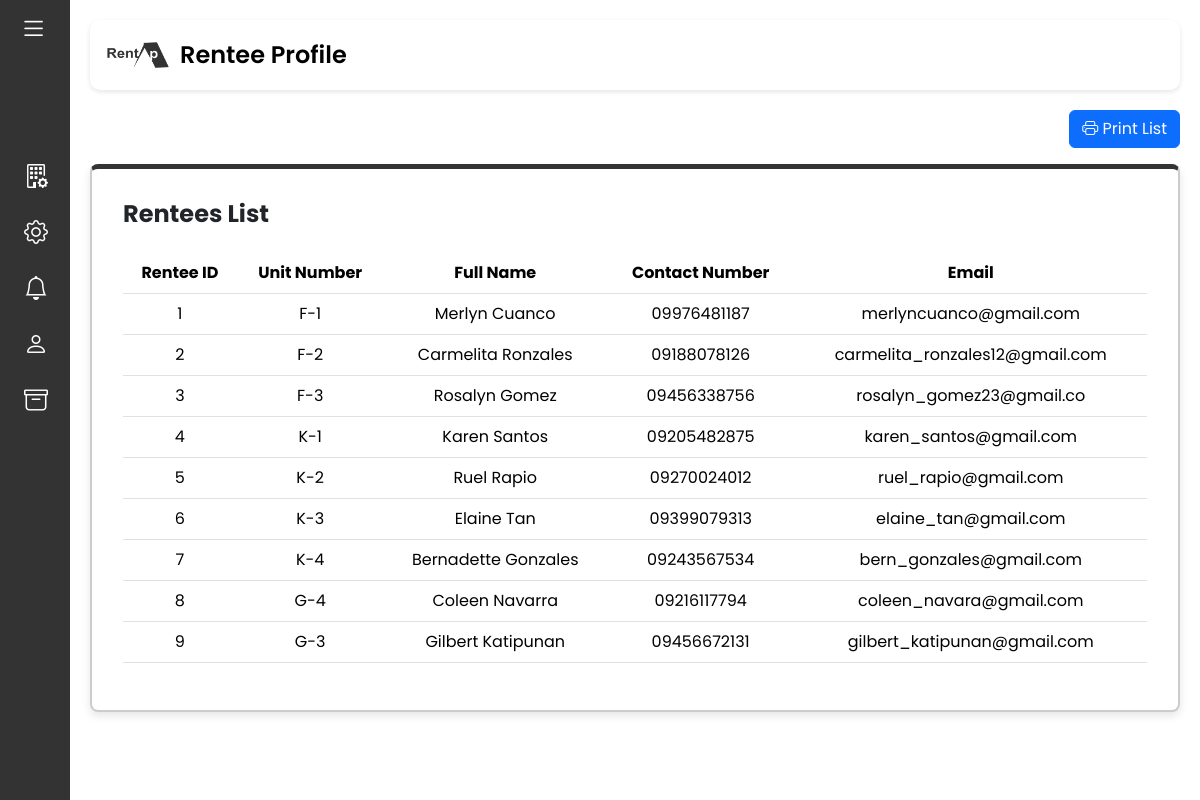
/manager/manager_rentee_profile.php (signed in), run on an earlier commit of the app's database.
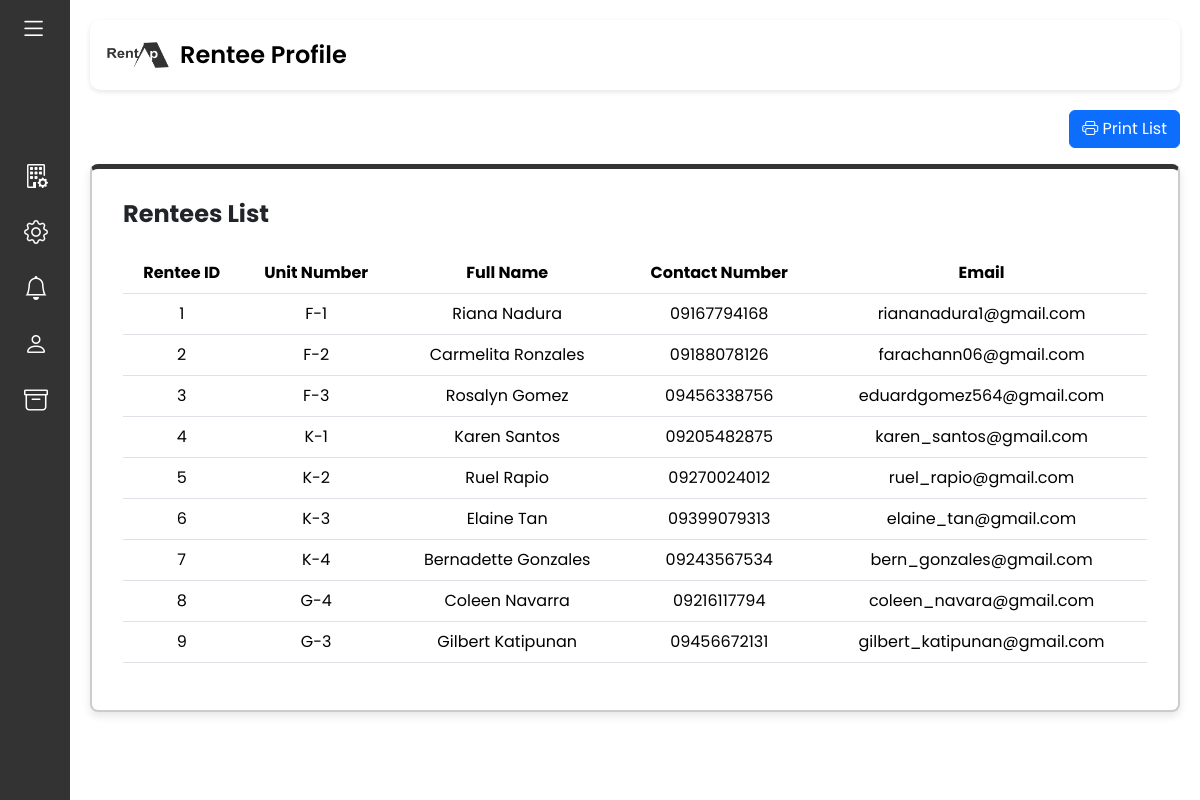
And on a later commit of the database.
### tables this page shows
CREATE TABLE `rentee` (
  `rentee_id` int(11) NOT NULL,
  `unit` varchar(3) DEFAULT NULL,
  `first_name` varchar(50) DEFAULT NULL,
  `last_name` varchar(50) DEFAULT NULL,
  `facebook_profile` varchar(255) DEFAULT NULL,
  `email` varchar(100) DEFAULT NULL,
  `phone_number` varchar(11) DEFAULT NULL,
  `pin` varchar(6) DEFAULT NULL
);

### manager/manager_rentee_profile.php (the view, shortened to what this page needs)
<?php
include '../db_connection.php';
$query = "SELECT rentee_id, unit, CONCAT(first_name, ' ', last_name) AS full_name, phone_number, email FROM Rentee";
$result = $conn->query($query);
?>
<!DOCTYPE html>
<html lang="en">
<head>
    <link href="https://cdn.lineicons.com/4.0/lineicons.css" rel="stylesheet" />
    <link href="https://cdn.jsdelivr.net/npm/bootstrap@5.3.3/dist/css/bootstrap.min.css" rel="stylesheet">
    <link href="https://cdn.jsdelivr.net/npm/bootstrap-icons/font/bootstrap-icons.css" rel="stylesheet">
    <link rel="stylesheet" href="../main.css">
</head>
<body>
    <div class="wrapper">
        <?php include '../manager_sidebar.php'; ?>
        <div class="main-content container-fluid g-0">
            <div class="title-container">
                <img src="../images/RentAp_full.png" alt="RentAp Icon" class="rentap_Icon">
                <h1>Rentee Profile</h1>
            </div>
            <div class="d-flex justify-content-end my-3">
                <button onclick="window.print()" class="btn btn-primary">
                    <i class="bi bi-printer"></i> Print List
                </button>
            </div>
            <div class="content-container printable">
                <div class="card">
                    <div class="card-body">
                        <h4 class="card-title mb-4"><strong>Rentees List</strong></h4>
                        <div class="table-responsive">
                            <table class="table">
                                <thead>
                                    <tr>
                                        <th>Rentee ID</th>
                                        <th>Unit Number</th>
                                        <th>Full Name</th>
                                        <th>Contact Number</th>
                                        <th>Email</th>
                                    </tr>
                                </thead>
                                <tbody>
                                    <?php if ($result->num_rows > 0): ?>
                                        <?php while ($row = $result->fetch_assoc()): ?>
                                            <tr>
                                                <td><?php echo htmlspecialchars($row['rentee_id']); ?></td>
                                                <td><?php echo htmlspecialchars($row['unit']); ?></td>
                                                <td><?php echo htmlspecialchars($row['full_name']); ?></td>
                                                <td><?php echo htmlspecialchars($row['phone_number']); ?></td>
                                                <td><?php echo htmlspecialchars($row['email']); ?></td>
                                            </tr>
                                        <?php endwhile; ?>
                                    <?php else: ?>
                                        <tr>
                                            <td colspan="5">No rentees found.</td>
                                        </tr>
                                    <?php endif; ?>
                                </tbody>
                            </table>
                        </div>
                    </div>
                </div>
            </div>
        </div>
    </div>
</body>
</html>

What changed in the data, as far as the page shows it:
changed rentee id 1: full_name "Merlyn Cuanco" → "Riana Nadura"; phone_number "09976481187" → "09167794168"; email "merlyncuanco@gmail.com" → "riananadura1@gmail.com"
changed rentee id 2: email "carmelita_ronzales12@gmail.com" → "farachann06@gmail.com"
changed rentee id 3: email "rosalyn_gomez23@gmail.co" → "eduardgomez564@gmail.com"
